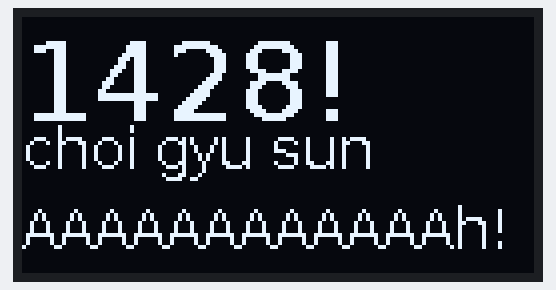
Simulated run of this program. Board: Raspberry Pi (BCM pin numbers). Parts: 128×64 one-colour display. At 0.1 s the program stops and its outputs stay as they are.

Above: at 0.2 s.

The program:

oled.py
```python
import board
import digitalio
from PIL import Image, ImageDraw, ImageFont
import adafruit_ssd1306
import time

# Setting some variables for our reset pin etc.
RESET_PIN = digitalio.DigitalInOut(board.D4)

# Very important... This lets py-gaugette 'know' what pins to use in order to reset the display
i2c = board.I2C()
oled = adafruit_ssd1306.SSD1306_I2C(128, 64, i2c, addr=0x3c, reset=RESET_PIN)

# Clear display.
oled.fill(0)
oled.show()

# Create blank image for drawing.
image = Image.new("1", (oled.width, oled.height))
draw = ImageDraw.Draw(image)

# Load a font in 2 different sizes.
font = ImageFont.truetype("/usr/share/fonts/truetype/dejavu/DejaVuSans.ttf", 28)
font2 = ImageFont.truetype("/usr/share/fonts/truetype/dejavu/DejaVuSans.ttf", 14)

# Draw the text
draw.text((0, 0), "1428!", font=font, fill=255)
draw.text((0, 25), "choi gyu sun", font=font2, fill=255)
draw.text((0, 45), "AAAAAAAAAAAAh!", font=font2, fill=255)
#font2 : 글씨크기 작음

# Display image
oled.image(image)
oled.show()
```
